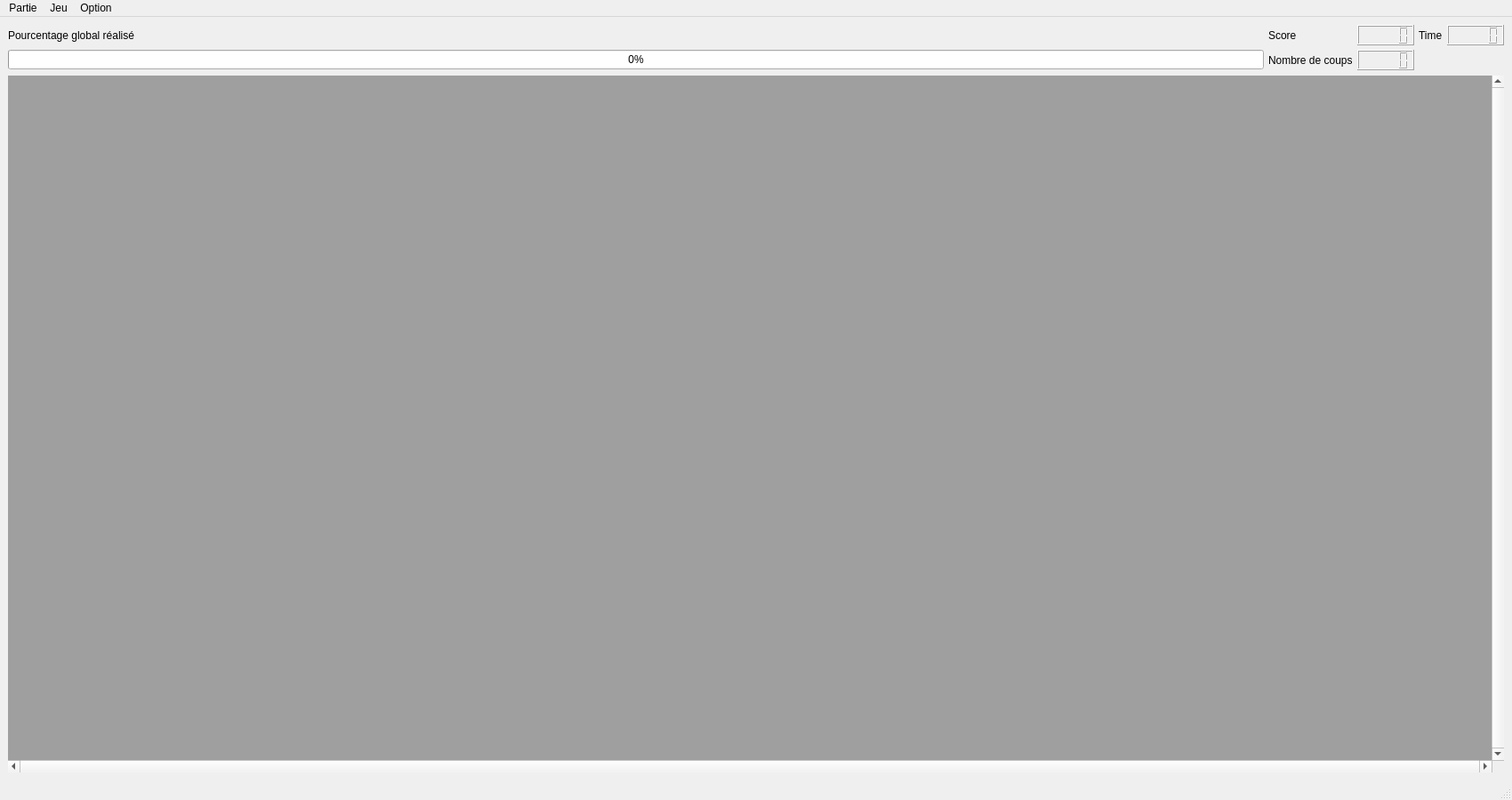
<?xml version="1.0" encoding="UTF-8"?>
<ui version="4.0">
 <class>Game</class>
 <widget class="QMainWindow" name="Game">
  <property name="geometry">
   <rect>
    <x>0</x>
    <y>0</y>
    <width>1700</width>
    <height>900</height>
   </rect>
  </property>
  <property name="windowTitle">
   <string>Game</string>
  </property>
  <widget class="QWidget" name="centralwidget">
   <layout class="QVBoxLayout" name="verticalLayout">
    <item>
     <layout class="QGridLayout" name="scoreGridLayout">
      <property name="sizeConstraint">
       <enum>QLayout::SetMinAndMaxSize</enum>
      </property>
      <property name="spacing">
       <number>5</number>
      </property>
      <item row="0" column="3">
       <widget class="QLabel" name="timeLabel">
        <property name="text">
         <string>Time</string>
        </property>
       </widget>
      </item>
      <item row="1" column="1">
       <widget class="QLabel" name="lapsCounterLabel">
        <property name="text">
         <string>Nombre de coups</string>
        </property>
       </widget>
      </item>
      <item row="1" column="2">
       <widget class="QLCDNumber" name="lapsCounterLcdNumber"/>
      </item>
      <item row="0" column="0">
       <widget class="QLabel" name="globalPercentLabel">
        <property name="text">
         <string>Pourcentage global réalisé</string>
        </property>
       </widget>
      </item>
      <item row="1" column="0">
       <widget class="QProgressBar" name="globalProgressBar">
        <property name="value">
         <number>0</number>
        </property>
       </widget>
      </item>
      <item row="0" column="1">
       <widget class="QLabel" name="scoreLabel">
        <property name="text">
         <string>Score</string>
        </property>
       </widget>
      </item>
      <item row="0" column="2">
       <widget class="QLCDNumber" name="scoreLcdNumber"/>
      </item>
      <item row="0" column="4">
       <widget class="QLCDNumber" name="lcdNumber"/>
      </item>
     </layout>
    </item>
    <item>
     <layout class="QGridLayout" name="networkViewGridLayout">
      <item row="0" column="0">
       <widget class="QMdiArea" name="mdiArea">
        <property name="autoFillBackground">
         <bool>true</bool>
        </property>
        <property name="verticalScrollBarPolicy">
         <enum>Qt::ScrollBarAlwaysOn</enum>
        </property>
        <property name="horizontalScrollBarPolicy">
         <enum>Qt::ScrollBarAlwaysOn</enum>
        </property>
        <property name="viewMode">
         <enum>QMdiArea::SubWindowView</enum>
        </property>
        <property name="documentMode">
         <bool>false</bool>
        </property>
        <property name="tabsClosable">
         <bool>false</bool>
        </property>
        <property name="tabsMovable">
         <bool>false</bool>
        </property>
       </widget>
      </item>
     </layout>
    </item>
   </layout>
  </widget>
  <widget class="QMenuBar" name="menubar">
   <property name="geometry">
    <rect>
     <x>0</x>
     <y>0</y>
     <width>1700</width>
     <height>25</height>
    </rect>
   </property>
   <widget class="QMenu" name="menuPartie">
    <property name="title">
     <string>Partie</string>
    </property>
    <addaction name="actionNouvelle"/>
    <addaction name="actionRecommencer"/>
    <addaction name="actionCharger"/>
    <addaction name="actionQuitter"/>
   </widget>
   <widget class="QMenu" name="menuJeu">
    <property name="title">
     <string>Jeu</string>
    </property>
    <addaction name="actionPause"/>
    <addaction name="actionDifficult"/>
    <addaction name="actionObtenir_un_indice"/>
    <addaction name="actionTool_Box"/>
   </widget>
   <widget class="QMenu" name="menuOption">
    <property name="title">
     <string>Option</string>
    </property>
    <addaction name="actionCr_dit"/>
    <addaction name="actionAide"/>
   </widget>
   <addaction name="menuPartie"/>
   <addaction name="menuJeu"/>
   <addaction name="menuOption"/>
  </widget>
  <widget class="QStatusBar" name="statusbar"/>
  <action name="actionNouvelle">
   <property name="text">
    <string>Nouvelle</string>
   </property>
  </action>
  <action name="actionRecommencer">
   <property name="text">
    <string>Recommencer</string>
   </property>
  </action>
  <action name="actionCharger">
   <property name="text">
    <string>Charger</string>
   </property>
  </action>
  <action name="actionQuitter">
   <property name="text">
    <string>Quitter</string>
   </property>
  </action>
  <action name="actionPause">
   <property name="text">
    <string>Pause</string>
   </property>
  </action>
  <action name="actionDifficult">
   <property name="text">
    <string>Difficulté</string>
   </property>
  </action>
  <action name="actionObtenir_un_indice">
   <property name="text">
    <string>Obtenir un indice</string>
   </property>
  </action>
  <action name="actionCr_dit">
   <property name="text">
    <string>Crédit</string>
   </property>
  </action>
  <action name="actionAide">
   <property name="text">
    <string>Aide</string>
   </property>
  </action>
  <action name="actionTool_Box">
   <property name="text">
    <string>Tool Box</string>
   </property>
  </action>
 </widget>
 <resources>
  <include location="IconeItemNetwork/IconeItemNetwork.qrc"/>
  <include location="IconeItemNetwork/IconeItemNetwork.qrc"/>
 </resources>
 <connections>
  <connection>
   <sender>actionQuitter</sender>
   <signal>activated()</signal>
   <receiver>Game</receiver>
   <slot>close()</slot>
   <hints>
    <hint type="sourcelabel">
     <x>-1</x>
     <y>-1</y>
    </hint>
    <hint type="destinationlabel">
     <x>639</x>
     <y>399</y>
    </hint>
   </hints>
  </connection>
 </connections>
</ui>
